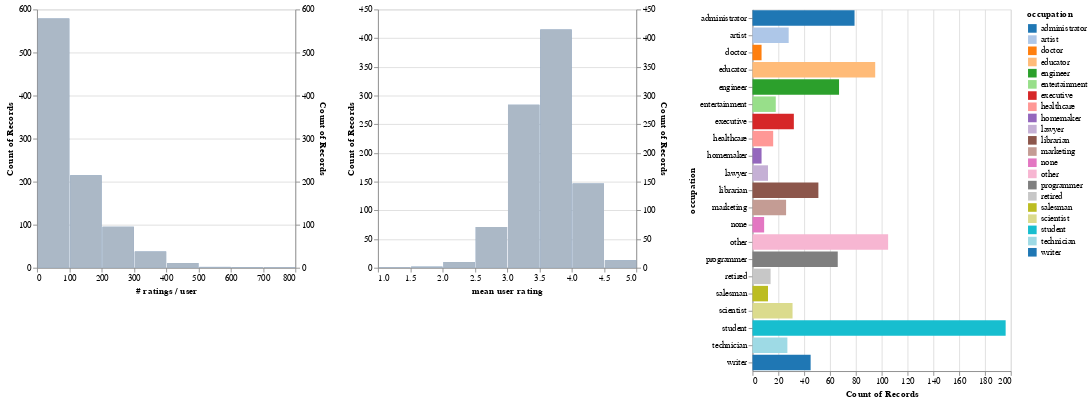

Notebook source saved alongside this figure:
### Code cell
users_ratings = ratings.groupby(['user_id']).agg(
    rating_count=('rating', 'count'),
    rating_mean=('rating', 'mean')
).reset_index()
users_ratings = users.merge(users_ratings, on='user_id')

occupation_filter = alt.selection_multi(fields=["occupation"])
occupation_chart = alt.Chart().mark_bar().encode(
    x="count()",
    y=alt.Y("occupation:N"),
    color=alt.condition(
        occupation_filter,
        alt.Color("occupation:N", scale=alt.Scale(scheme='category20')),
        alt.value("lightgray"))
).add_selection(occupation_filter)

alt.hconcat(
    filtered_hist('rating_count', '# ratings / user', occupation_filter),
    filtered_hist('rating_mean', 'mean user rating', occupation_filter),
    occupation_chart,
    data=users_ratings)

### Figure 1 — Vega-Lite specification as saved in the notebook (floating-point values rounded to 4 significant figures; data arrays with more than 128 entries replaced by an {"elided": "..."} marker saying what was removed)
{"config": {"view": {"continuousWidth": 300, "continuousHeight": 300}}, "hconcat": [{"layer": [{"mark": {"type": "bar"}, "encoding": {"x": {"bin": {"maxbins": 10}, "field": "rating_count", "title": "# ratings / user", "type": "quantitative"}, "y": {"aggregate": "count", "type": "quantitative"}}, "transform": [{"filter": {"param": "param_2"}}]}, {"mark": {"type": "bar"}, "encoding": {"color": {"value": "lightgray"}, "opacity": {"value": 0.7}, "x": {"bin": {"maxbins": 10}, "field": "rating_count", "title": "# ratings / user", "type": "quantitative"}, "y": {"aggregate": "count", "type": "quantitative"}}}], "resolve": {"scale": {"y": "independent"}}, "width": 300}, {"layer": [{"mark": {"type": "bar"}, "encoding": {"x": {"bin": {"maxbins": 10}, "field": "rating_mean", "title": "mean user rating", "type": "quantitative"}, "y": {"aggregate": "count", "type": "quantitative"}}, "transform": [{"filter": {"param": "param_2"}}]}, {"mark": {"type": "bar"}, "encoding": {"color": {"value": "lightgray"}, "opacity": {"value": 0.7}, "x": {"bin": {"maxbins": 10}, "field": "rating_mean", "title": "mean user rating", "type": "quantitative"}, "y": {"aggregate": "count", "type": "quantitative"}}}], "resolve": {"scale": {"y": "independent"}}, "width": 300}, {"mark": {"type": "bar"}, "encoding": {"color": {"condition": {"param": "param_2", "field": "occupation", "scale": {"scheme": "category20"}, "type": "nominal"}, "value": "lightgray"}, "x": {"aggregate": "count", "type": "quantitative"}, "y": {"field": "occupation", "type": "nominal"}}, "name": "view_1"}], "data": {"name": "data-b4c3fff0f9f7b1babfe06b9cdbb68133"}, "params": [{"name": "param_2", "select": {"type": "point", "fields": ["occupation"]}, "views": ["view_1"]}], "$schema": "https://vega.github.io/schema/vega-lite/v5.20.1.json", "datasets": {"data-b4c3fff0f9f7b1babfe06b9cdbb68133": {"elided": "943 records"}}}
